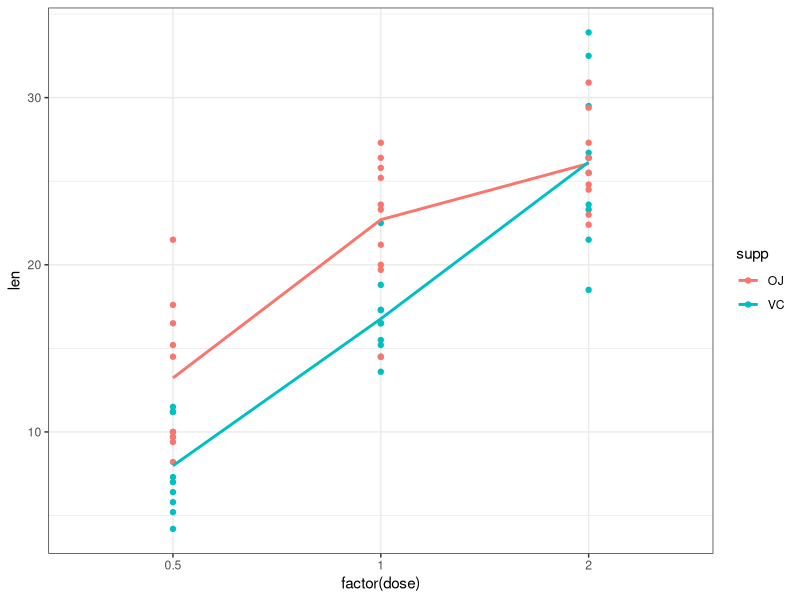
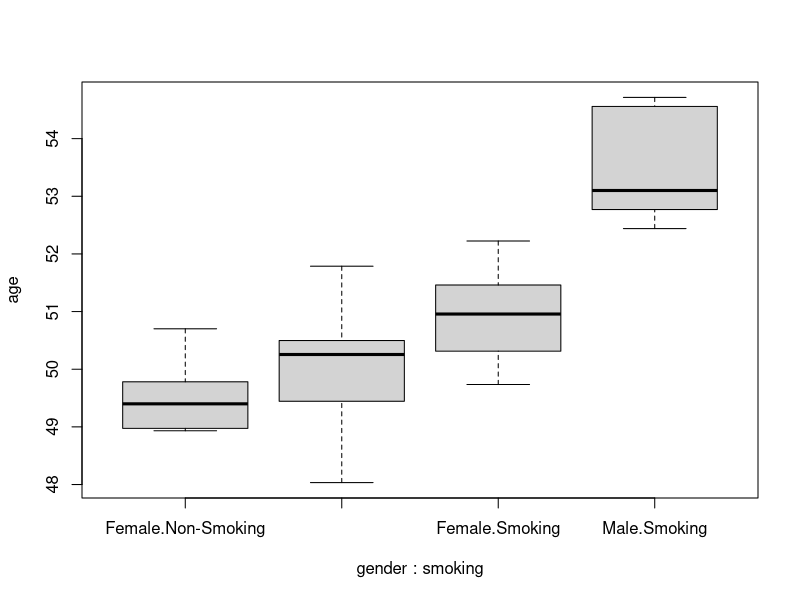

These figures' R source, in order:
## ---- chunk 1
knitr::opts_chunk$set(echo = TRUE)
## ---- chunk 2
my_data <- ToothGrowth
my_data$dose <- factor(my_data$dose, 
                  levels = c(0.5, 1, 2),
                  labels = c("D0.5", "D1", "D2"))
head(my_data)

res.aov2 <- aov(len ~ supp + dose, data = my_data)
summary(res.aov2)

res.aov3 <- aov(len ~ supp * dose, data = my_data)
#res.aov3 <- aov(len ~ supp + dose + supp:dose, data = my_data)  #same
summary(res.aov3)


## ---- chunk 3
# the Tukey HSD test will be done only for the factor variable “dose”, as supp only has two levels, no need to do pairwise-comparisons
TukeyHSD(res.aov3, which = "dose")

## ---- chunk 4
library(multcomp)
summary(glht(res.aov2, linfct = mcp(dose = "Tukey")))


## ---- chunk 5
fit <- aov(weight ~ group, data = PlantGrowth)


#c(1, -1/2, -1/2), which compares ctrl versus the average value of trt1 and trt2.
fit.gh <- glht(fit, linfct = mcp(group = c(1, -1/2, -1/2)))
summary(fit.gh)
confint(fit.gh)

K <- rbind(ctrlVsAve=c(1, -1/2, -1/2), ## ctrl vs. average of trt1 and trt2
           ctrlVsTrt1=c(1, -1, 0))      ## ctrl vs. trt1
fit.gh <- glht(fit, linfct = mcp(group = K))
summary(fit.gh)

## Individual p-values
summary(fit.gh, test = adjusted("none"))
summary(fit.gh, test = adjusted("bonferroni"))
summary(fit.gh, test = adjusted("holm"))
summary(glht(fit, linfct = mcp(group = "Tukey")))



library(ggplot2)
ggplot(ToothGrowth, aes(x = factor(dose), y = len, color = supp)) + geom_point() +
  stat_summary(fun = mean, geom = "line", aes(group = supp), size = 1) + theme_bw()

ToothGrowth$dose=factor(ToothGrowth$dose)
ToothGrowth$test=rnorm(nrow(ToothGrowth))
fit1 <- aov(len ~ test+supp  * dose, data = ToothGrowth)
summary(fit1)
coef(fit1)

#Please note here coefsTest is for coefs and Intercept is always 0 and no baseline level here
coefsTest=rbind(VC1To0.5=c(0,0,0,1, 0,1,0),
            OJ1To0.5=c(0,0,0,1,0,0,0)
            )
fit1.glht <- glht(fit1, linfct = coefsTest) #please note no mcp function here
summary(fit1.glht,test = adjusted("none"))  #Same result as fit.comb.glht 


ToothGrowth$combined=interaction(ToothGrowth[, "supp"],factor( ToothGrowth[, "dose"]),sep = "+")
levels(ToothGrowth$combined)
fit.comb <- aov(len ~ test+combined, data = ToothGrowth)
#Please note here contrast is for levels(ToothGrowth$combined) and no Intercept here, baseline level should be -1
contrast=rbind(VC1To0.5=c(0, -1, 0, 1, 0, 0),
           OJ1To0.5=c(-1, 0, 1, 0, 0, 0)
           )
fit.comb.glht <- glht(fit.comb, linfct = mcp(combined = contrast))
summary(fit.comb.glht,test = adjusted("none")) #same result as fit1.glht



## ---- chunk 6
# an example data with interaction, gender and smoking effect on age. Somking has interaction with gender
maleSmokingEffect=3
femaleSmokingEffect=1

set.seed(123)
nEach=6
age=rep(50,nEach*4)+rnorm(nEach*4)
gender=c(rep(c("Male","Female"),each=nEach),rep(c("Male","Female"),each=nEach))
smoking=c(rep("Smoking",nEach*2),rep("Non-Smoking",nEach*2))
age[which(gender=="Male" & smoking=="Smoking")]=age[which(gender=="Male" & smoking=="Smoking")]+maleSmokingEffect
age[which(gender=="Female" & smoking=="Smoking")]=age[which(gender=="Female" & smoking=="Smoking")]+femaleSmokingEffect

noise=rnorm(nEach*4)
rawData=data.frame(age,noise,gender,smoking)
boxplot(age~gender+smoking)

# test different methods with interaction
library(multcomp)

## Baseline: no interaction
fit.noInteraction <- aov(age ~noise+gender+smoking, data = rawData)
summary(fit.noInteraction)
coef(fit.noInteraction)
coefsTest=rbind(
            MaleToFeMale=c(0,0,1,0),
            SmokingToNonSmoking=c(0,0,0,1)
            )
fit.noInteraction.glht <- glht(fit.noInteraction, linfct = coefsTest) #please note no mcp function here
summary(fit.noInteraction.glht,test = adjusted("none"))  #Same result as fit.comb.glht 

## Method 1: nested interaction
fit.nestedInteraction <- aov(age ~noise+smoking+gender:smoking, data = rawData)
summary(fit.nestedInteraction)
coef(fit.nestedInteraction)
#                  (Intercept)                         noise                smokingSmoking smokingNon-Smoking:genderMale     smokingSmoking:genderMale 
#                   49.5276784                     0.1833874                     1.3091535                     0.5514791                     2.6471479
coefsTest=rbind(
            MaleSmokingToNonSmoking=c(0,0,1,-1,1),   #please note "-1" here to remove baseline effect of gender in "smokingSmoking:genderMale" and only keep interaction effect
            FeMaleSmokingToNonSmoking=c(0,0,1,0,0),
            NonSmokingMaleToFemale=c(0,0,0,1,0),
            SmokingMaleToFemale=c(0,0,0,0,1)
            )
fit.nestedInteraction.glht <- glht(fit.nestedInteraction, linfct = coefsTest) #please note no mcp function here
summary(fit.nestedInteraction.glht,test = adjusted("none"))  #Same result as fit1.glht and fit.comb.glht 



## Method 2: regular method
fit.interaction <- aov(age ~noise+gender*smoking, data = rawData)
summary(fit.interaction)
#Please note here coefsTest is for coefs and Intercept is always 0 and no baseline level here
coef(fit.interaction)
#              (Intercept)                     noise                genderMale            smokingSmoking genderMale:smokingSmoking 
#               49.5276784                 0.1833874                 0.5514791                 1.3091535                 2.0956688 
coefsTest=rbind(
            MaleSmokingToNonSmoking=c(0,0,0,1,1),
            FeMaleSmokingToNonSmoking=c(0,0,0,1,0),
            NonSmokingMaleToFemale=c(0,0,1,0,0),
            SmokingMaleToFemale=c(0,0,1,0,1)
            )
fit1.glht <- glht(fit.interaction, linfct = coefsTest) #please note no mcp function here
summary(fit1.glht,test = adjusted("none"))  #Same result as fit.comb.glht 


## Method 3: Combined
rawData$combined=interaction(rawData[, "gender"],factor( rawData[, "smoking"]),sep = "+")
levels(rawData$combined)
fit.comb <- aov(age ~noise+combined, data = rawData)
summary(fit.comb)
#Please note here contrast is for levels(rawData$combined) and no Intercept here, baseline level should be -1. NOT for coef(fit.comb)
contrast=rbind(MaleSmokingToNonSmoking=c(0, -1, 0, 1),
           FeMaleSmokingToNonSmoking=c(-1, 0, 1, 0),
           NonSmokingMaleToFemale=c(-1, 1, 0, 0),
           SmokingMaleToFemale=c(0, 0, -1, 1)
           )
fit.comb.glht <- glht(fit.comb, linfct = mcp(combined = contrast)) #need mcp function here to use a contrast
summary(fit.comb.glht,test = adjusted("none")) #same result as fit1.glht
